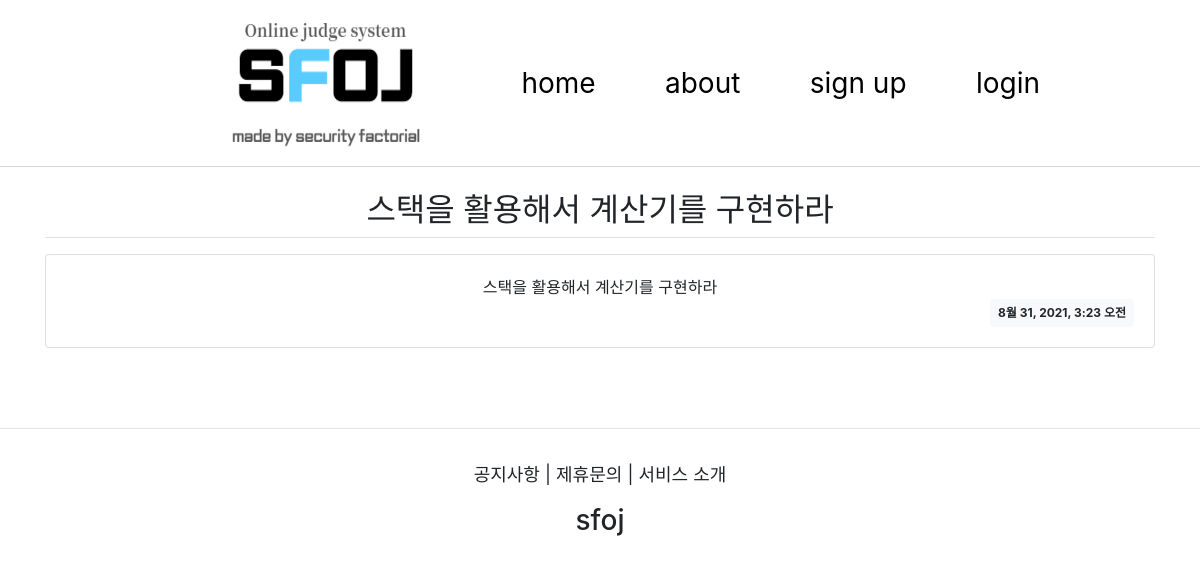
Screenshot of /sfoj_system/list/109/ with the database file from the repository.
### sfoj_system/models.py (models this page shows)
class Board(models.Model):
    index = models.AutoField(primary_key=True)
    user_id = models.ForeignKey(User,on_delete=models.CASCADE) #uploads 렌더링함수에서 사용
    title = models.CharField(max_length=100)
    content = models.TextField()
    hit = models.IntegerField(default=0)
    reg_date = models.DateTimeField(null=True)

### sfoj_system/views.py (the view)
# urls.py: path('list/<int:board_index>/', views.detail, name = 'detail'),
def detail(request, board_index):
    board = get_object_or_404(Board, pk=board_index)
    context = {'board': board}
    return render(request, 'sfoj_system/Board_detail.html', context)

### templates/sfoj_system/Board_detail.html
{% extends 'base.html' %}
{% block content %}
{% load static %}
<link rel="stylesheet" type="text/css" href="{% static 'bootstrap.min.css' %}">
<div class="container my-3">
    <h2 class="border-bottom py-2">{{ board.title }}</h2>
    <div class="card my-3">
        <div class="card-body">
            <div class="card-text" style="white-space: pre-line;">{{ board.content }}</div>
            <div class="d-flex justify-content-end">
                <div class="badge badge-light p-2">
                    {{ board.reg_date }}
                </div>
            </div>
        </div>
    </div>
</div>
{% endblock %}

### static/css/styles.css (style rules this page uses)
body { margin: 0; padding: 0; font-family:'sans-serif',BlinkMacSystemFont,-apple-system,"Segoe UI","Saira Extra Condensed",Roboto, "Helvetica Neue", Arial, "Apple Color"; }
.container { text-align:center; padding-left : 10rem; padding-right : 10rem; }

### rows the page displays
Board: title "스택을 활용해서 계산기를 구현하라", content "스택을 활용해서 계산기를 구현하라", reg_date "8월 31, 2021, 3:23 오전"
